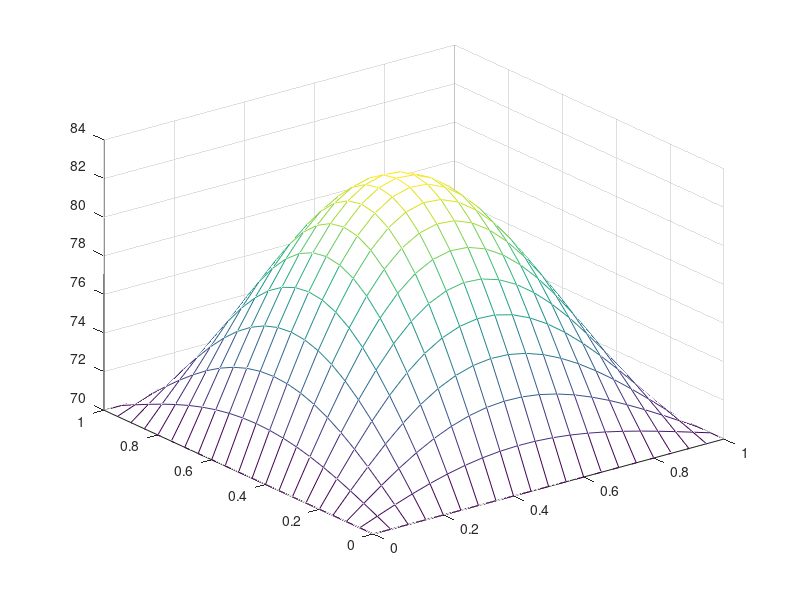

Recreate this plot in MATLAB.
%  This is heat diffusion in 2D space.
%  The explicit finite difference method is used.
clear;
L = 1.0;    % length in the x-direction
W = L;  % length in the y-direction
Tend = 80.;     % final time
maxk = 300;
dt = Tend/maxk;
n = 20.;
% initial condition and part of boundary condition
u(1:n+1,1:n+1,1:maxk+1) = 70.;  
dx = L/n;
dy = W/n;   % use dx = dy = h
h = dx;
b = dt/(h*h);
cond = .002;    % thermal conductivity
spheat = 1.0;   % specific heat
rho = 1.;   % density
a = cond/(spheat*rho);
alpha = a*b;
for i = 1:n+1
   x(i) =(i-1)*h;   % use dx = dy = h
   y(i) =(i-1)*h;
end
% boundary condition
for k=1:maxk+1
   time(k) = (k-1)*dt;
   for j=1:n+1
      u(1,j,k) =300.*(k<120)+ 70.;
   end
end
%
%   finite difference method computation
%
for k=1:maxk
   for j = 2:n
      for i = 2:n
         u(i,j,k+1) =0.*dt/(spheat*rho)+(1-4*alpha)*u(i,j,k) + alpha*(u(i-1,j,k)+u(i+1,j,k)+u(i,j-1,k)+u(i,j+1,k));
      end
   end
end
% temperature versus space at the final time
mesh(x,y,u(:,:,maxk)')